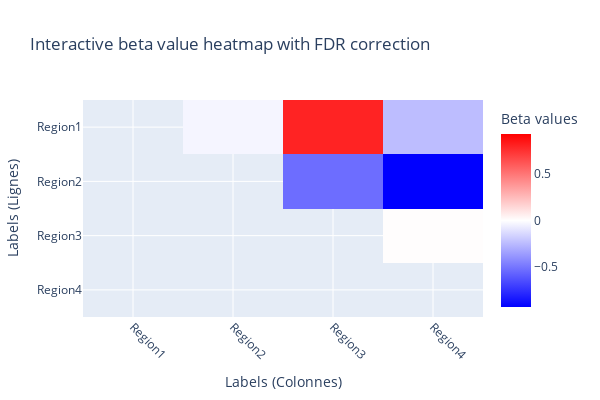

Notebook cell for this chart:
### Code cell
print("\n📊 Plotting interactive connectivity matrix ...\n")

# Prepare pvalues matrix
pvalues_corrected = np.array(pvalues_matrix)
significance_mask = np.zeros_like(pvalues_corrected, dtype=bool)
upper_triangle_indices = np.triu_indices_from(pvalues_corrected, k=1)
significance_mask[upper_triangle_indices] = pvalues_corrected[upper_triangle_indices] < 0.05

# Prepare beta matrix
beta_matrix = np.array(beta_matrix)
abs_max = np.nanmax(np.abs(beta_matrix))
zmin, zmax = -abs_max, abs_max

# Create a full matrix of NaNs with same shape
beta_matrix_upper = np.full_like(beta_matrix, np.nan)

# Fill in only the upper triangle (excluding diagonal)
i_upper, j_upper = np.triu_indices_from(beta_matrix, k=1)
beta_matrix_upper[i_upper, j_upper] = beta_matrix[i_upper, j_upper]

custom_colorscale = [
    [0.0, "blue"],   
    [0.5, "white"], 
    [1.0, "red"]     
]

# Prepare beta heatmap
heatmap = go.Heatmap(
    z=beta_matrix_upper,
    x=labels,
    y=labels,
    colorscale=custom_colorscale,
    zmin=zmin,
    zmax=zmax,
    colorbar=dict(title='Beta values'),
    hovertemplate="%{y} - %{x}<br>Beta value: %{z}<extra></extra>"
)

# Semi-transparent mask to indicate significance
mask = np.where(significance_mask, 1.0, np.nan)  # show only where significant
sig_overlay = go.Heatmap(
    z=mask,
    x=labels,
    y=labels,
    showscale=False,
    colorscale=[[0, 'rgba(255,255,0,0.6)'], [1, 'rgba(255,255,0,0.6)']],  # with yellow overlay
    hoverinfo='skip'
)

# Combine
fig = go.Figure(data=[heatmap, sig_overlay])
fig.update_layout(
    title=f'Interactive beta value heatmap with FDR correction',
    xaxis=dict(title='Labels (Colonnes)', tickangle=45),
    yaxis=dict(title='Labels (Lignes)', autorange='reversed'),
    width=600,  
    height=400   
)
fig

### Figure 1 — Plotly figure (JSON) as saved in the notebook; plotly's stock layout.template omitted (floating-point values rounded to 4 significant figures)
{"data": [{"colorbar": {"title": {"text": "Beta values"}}, "colorscale": [[0, "blue"], [0.5, "white"], [1, "red"]], "hovertemplate": "%{y} - %{x}<br>Beta value: %{z}<extra></extra>", "type": "heatmap", "x": ["Region1", "Region2", "Region3", "Region4"], "y": ["Region1", "Region2", "Region3", "Region4"], "z": [[NaN, -0.03582, 0.8036, -0.241], [NaN, NaN, -0.5318, -0.9306], [NaN, NaN, NaN, 0.006696], [NaN, NaN, NaN, NaN]], "zmax": 0.9306, "zmin": -0.9306}, {"colorscale": [[0, "rgba(255,255,0,0.6)"], [1, "rgba(255,255,0,0.6)"]], "hoverinfo": "skip", "showscale": false, "type": "heatmap", "x": ["Region1", "Region2", "Region3", "Region4"], "y": ["Region1", "Region2", "Region3", "Region4"], "z": [[NaN, NaN, NaN, NaN], [NaN, NaN, NaN, NaN], [NaN, NaN, NaN, NaN], [NaN, NaN, NaN, NaN]]}], "layout": {"height": 400, "title": {"text": "Interactive beta value heatmap with FDR correction"}, "width": 600, "xaxis": {"tickangle": 45, "title": {"text": "Labels (Colonnes)"}}, "yaxis": {"autorange": "reversed", "title": {"text": "Labels (Lignes)"}}}}
